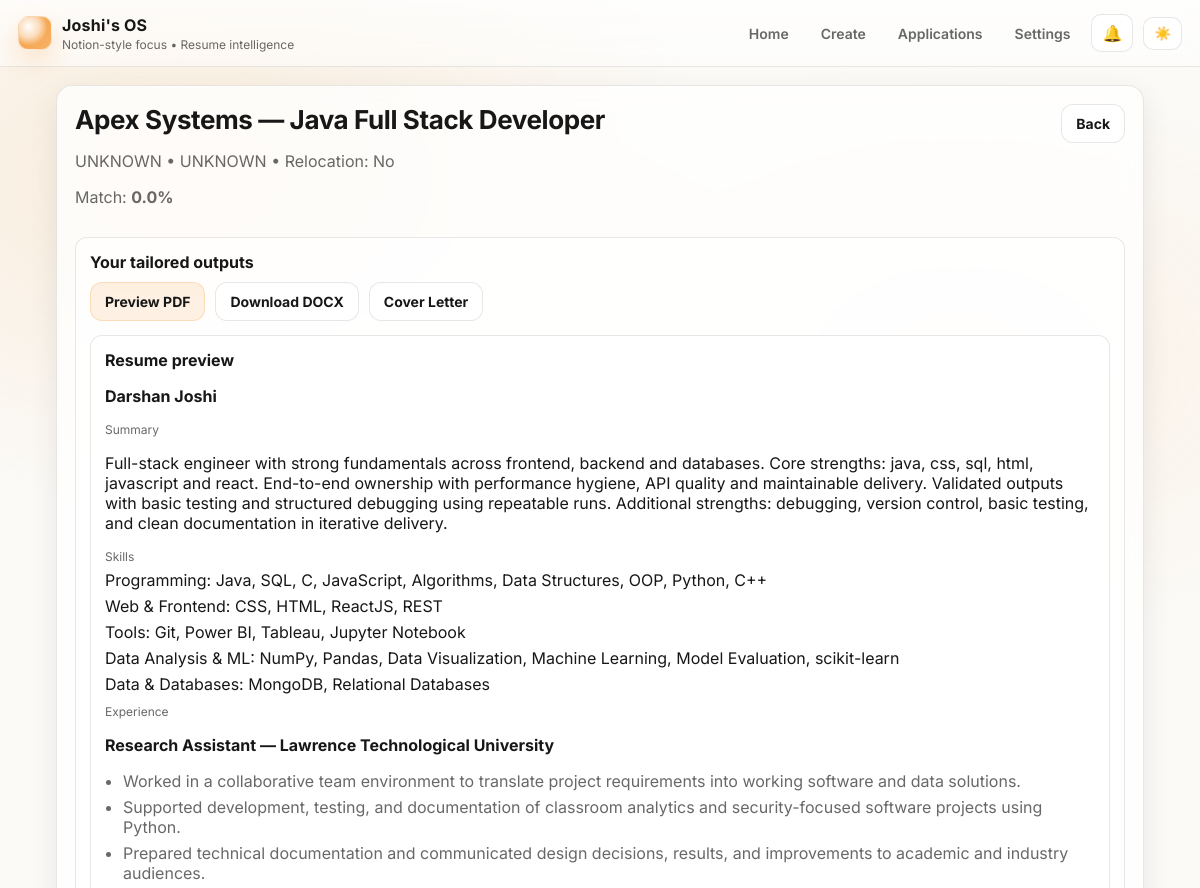
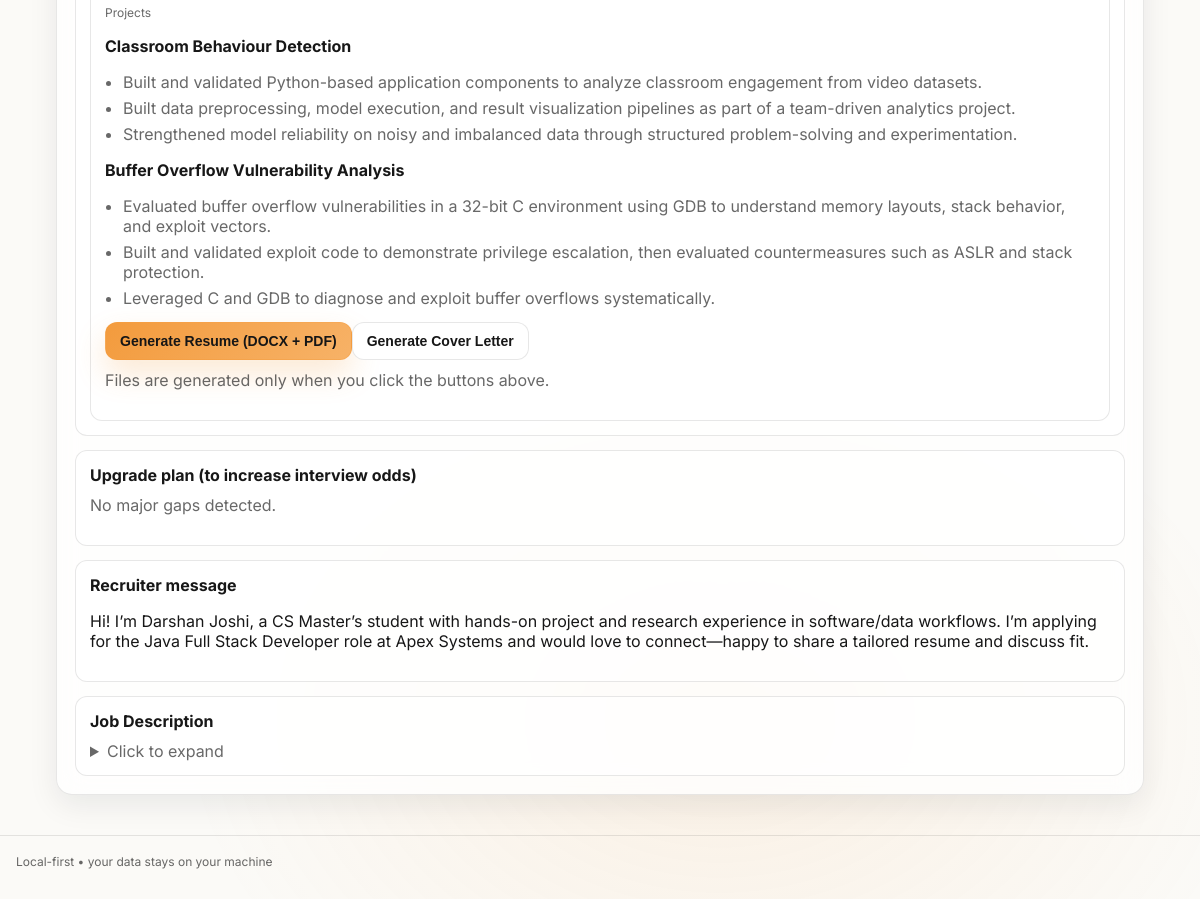
/application/1, run on the app's committed database (2 pictures, top to bottom).
### tables this page shows
CREATE TABLE applications (
        id INTEGER PRIMARY KEY AUTOINCREMENT,
        company TEXT NOT NULL,
        role_title TEXT NOT NULL,
        role_family TEXT NOT NULL,
        jd_text TEXT NOT NULL,
        match_score REAL NOT NULL,
        created_at TEXT NOT NULL,
        resume_docx_path TEXT,
        resume_pdf_path TEXT,
        cover_letter_path TEXT,
        recruiter_msg TEXT
    , status TEXT DEFAULT 'CREATED', report_path TEXT, job_location TEXT DEFAULT '', work_mode TEXT DEFAULT 'UNKNOWN', relocation_required INTEGER DEFAULT 0, followup_date TEXT DEFAULT '', notes TEXT DEFAULT '', report_json TEXT DEFAULT '');

### app.py (the view)
@app.get("/application/{app_id}", response_class=HTMLResponse)
def application_detail(request: Request, app_id: int):
    conn = get_conn()
    cur = conn.cursor()
    cur.execute(
        """
        SELECT
            id, company, role_title, role_family, jd_text, match_score, created_at,
            job_location, work_mode, relocation_required,
            status, followup_date,
            resume_docx_path, resume_pdf_path, cover_letter_path,
            recruiter_msg, report_json
        FROM applications
        WHERE id = ?
        LIMIT 1
        """,
        (app_id,),
    )
    row = cur.fetchone()
    conn.close()
    if not row:
        return PlainTextResponse("Application not found.", status_code=404)
    app_obj = {
        "id": row[0],
        "company": row[1] or "Unknown",
        "role_title": row[2] or "Unknown Role",
        "role_family": row[3] or "",
        "jd_text": row[4] or "",
        "match_score": round(float(row[5] or 0), 1),
        "created_at": row[6] or "",
        "job_location": row[7] or "",
        "work_mode": row[8] or "UNKNOWN",
        "relocation_required": bool(row[9] or 0),
        "status": row[10] or "APPLIED",
        "followup_date": row[11] or "",
        "resume_docx_path": row[12] or "",
        "resume_pdf_path": row[13] or "",
        "cover_letter_path": row[14] or "",
        "recruiter_msg": row[15] or "",
    }
    report_raw = row[16] or "{}"
    try:
        report = json.loads(report_raw)
        if not isinstance(report, dict):
            report = {}
    except Exception:
        report = {}
    profile = _effective_profile()
    jd_struct = report.get("jd_extract") or extract_jd_structured(app_obj["jd_text"])
    try:
        preview_blocks = make_resume_text_blocks(
            profile,
            app_obj.get("role_family", "") or "",
            bridge_info={},  # preview doesn't need bridging
            jd_text=app_obj.get("jd_text", ""),
            template_sections=None,
            selected_projects=None,
            jd_struct=jd_struct,
        )
    except Exception:
        preview_blocks = {}
    report.setdefault("matched_skills", report.get("matched_skills", []) or [])
    report.setdefault("missing_terms", report.get("missing_terms", []) or [])
    report.setdefault("recruiter_variants", report.get("recruiter_variants", []) or [])
    report.setdefault("learning_plan", report.get("learning_plan", []) or [])
    report.setdefault("suggested_roles", report.get("suggested_roles", []) or [])
    ctx = {
        "request": request,
        "title": f"{app_obj['company']} — {app_obj['role_title']}",
        "app": app_obj,
        "report": report,
        "preview": preview_blocks,
    }
    ctx.update(_common_context())
    return templates.TemplateResponse("application_detail.html", ctx)

### templates/application_detail.html (shortened to what this page needs)
{% extends "base.html" %}
{% block content %}
<section class="card">
    <div class="row between" style="align-items:flex-start;">
        <div>
            <h1 class="h1">{{ app.company }} — {{ app.role_title }}</h1>
            <p class="muted">
                {{ app.work_mode }} • {{ app.job_location if app.job_location else "UNKNOWN" }} •
                Relocation: {{ "Yes" if app.relocation_required else "No" }}
            </p>
            <p class="muted">Match: <b>{{ app.match_score }}%</b></p>
        </div>
        <a class="btn ghost" href="/applications">Back</a>
    </div>
    <div class="panel" style="margin-top:14px;">
        <div class="panel-title">Your tailored outputs</div>
        <div class="row wrap" style="margin-top:10px; gap:10px;">
            <a class="btn secondary" href="/application/{{ app.id }}/pdf">Preview PDF</a>
            {% if app.resume_docx_path %}
            <a class="btn ghost" href="/download?path={{ app.resume_docx_path|urlencode }}">Download DOCX</a>
            {% endif %}
            {% if app.cover_letter_path %}
            <a class="btn ghost" href="/download?path={{ app.cover_letter_path|urlencode }}">Cover Letter</a>
            {% endif %}
        </div>
        <div class="panel" style="margin-top:14px;">
            <div class="panel-title">Resume preview</div>
            {% if preview and preview.basics %}
            <p class="small"><b>{{ preview.basics.name }}</b></p>
            {% if preview.summary %}
            <div class="tiny muted" style="margin-top:10px;">Summary</div>
            <p class="small">{{ preview.summary }}</p>
            {% endif %}
            {% if preview.skills_lines and preview.skills_lines|length > 0 %}
            <div class="tiny muted" style="margin-top:10px;">Skills</div>
            {% for line in preview.skills_lines %}
            <p class="small" style="margin:6px 0;">{{ line }}</p>
            {% endfor %}
            {% endif %}
            {% if preview.experience and preview.experience|length > 0 %}
            <div class="tiny muted" style="margin-top:10px;">Experience</div>
            {% for e in preview.experience %}
            {% if e.title or e.company %}
            <p class="small"><b>{{ e.title }}{% if e.company %} — {{ e.company }}{% endif %}</b></p>
            {% endif %}
            {% if e.bullets %}
            <ul class="list">
                {% for b in e.bullets %}
                <li>{{ b }}</li>
                {% endfor %}
            </ul>
            {% endif %}
            {% endfor %}
            {% endif %}
            {% if preview.projects and preview.projects|length > 0 %}
            <div class="tiny muted" style="margin-top:10px;">Projects</div>
            {% for p in preview.projects %}
            <p class="small"><b>{{ p.name }}</b>{% if p.tech %} — {{ p.tech }}{% endif %}</p>
            {% if p.bullets %}
            <ul class="list">
                {% for b in p.bullets %}
                <li>{{ b }}</li>
                {% endfor %}
            </ul>
            {% endif %}
            {% endfor %}
            {% endif %}
            <div class="row wrap" style="margin-top:14px;">
                <form method="post" action="/application/{{ app.id }}/generate-resume">
                    <button class="btn primary" type="submit">Generate Resume (DOCX + PDF)</button>
                </form>
                <form method="post" action="/application/{{ app.id }}/generate-cover">
                    <button class="btn ghost" type="submit">Generate Cover Letter</button>
                </form>
            </div>
            <p class="muted small" style="margin-top:10px;">
                Files are generated only when you click the buttons above.
            </p>
            {% else %}
            <p class="muted small">Preview not available.</p>
            {% endif %}
        </div>
    </div>
    {% set plan = report.learning_plan if report.learning_plan else [] %}
    <div class="panel" style="margin-top:14px;">
        <div class="panel-title">Upgrade plan (to increase interview odds)</div>
        {% if plan and plan|length > 0 %}
        <ul class="list" style="margin-top:10px;">
            {% for t in plan %}
            <li>{{ t }}</li>
            {% endfor %}
        </ul>
        {% else %}
        <p class="muted small" style="margin-top:10px;">No major gaps detected.</p>
        {% endif %}
    </div>
    {% set roles = report.suggested_roles if report.suggested_roles else [] %}
    <div class="panel" style="margin-top:14px;">
        <div class="panel-title">Recruiter message</div>
        {% if app.recruiter_msg %}
        <p class="small" style="white-space:pre-wrap;">{{ app.recruiter_msg }}</p>
        {% else %}
        <p class="muted small">No recruiter message saved yet.</p>
        {% endif %}
    </div>
    <div class="panel" style="margin-top:14px;">
        <div class="panel-title">Job Description</div>
        <details>
            <summary class="muted">Click to expand</summary>
        </details>
    </div>
</section>
{% endblock %}

### templates/base.html (shortened to what this page needs)
<!doctype html>
<html lang="en" data-theme="light">
<head>
    <link rel="stylesheet" href="/static/styles.css" />
</head>
<body>
    <div class="bg"></div>
    <header class="topbar">
        <div class="topbar-left">
            <a class="brand" href="/">
                <div class="brand-logo"></div>
                <div class="brand-text">
                    <div class="brand-title">Joshi's OS</div>
                    <div class="brand-sub">Notion-style focus • Resume intelligence</div>
                </div>
            </a>
        </div>
        <nav class="topbar-right desktop-only">
            <a class="nav-link {% if title=='Home' %}active{% endif %}" href="/">Home</a>
            <a class="nav-link {% if title=='Create' %}active{% endif %}" href="/new">Create</a>
            <a class="nav-link {% if title=='Applications' %}active{% endif %}" href="/applications">Applications</a>
            <a class="nav-link {% if title=='Settings' %}active{% endif %}" href="/settings">Settings</a>
            <a class="nav-icon" href="/notifications" title="Notifications">
                🔔
            </a>
            <button class="nav-icon" id="themeToggle" type="button" title="Toggle theme">🌙</button>
        </nav>
    </header>
    <main class="shell">
        {% block content %}{% endblock %}
    </main>
    <footer class="footer">
        <div class="tiny">Local-first • your data stays on your machine</div>
    </footer>
</body>
</html>

### static/styles.css (style rules this page uses)
:root { --bg: #fbfaf7; --panel: rgba(255, 255, 255, .78); --panelSolid: #ffffff; --text: #171717; --muted: rgba(23, 23, 23, .65); --border: rgba(23, 23, 23, .10); --shadow: 0 10px 30px rgba(17, 24, 39, .08); --accent: #f39b3d; --accent2: #f7b267; --accentSoft: rgba(243, 155, 61, .14); --radius: 16px; --radius2: 12px; }
* { box-sizing: border-box; }
body { margin: 0; font-family: Inter, system-ui, -apple-system, Segoe UI, Roboto, Arial, sans-serif; color: var(--text); background: var(--bg); }
.bg { position: fixed; inset: 0; background: radial-gradient(900px 550px at 15% 10%, var(--accentSoft), transparent 60%), radial-gradient(800px 500px at 80% 20%, rgba(247, 178, 103, .12), transparent 60%), radial-gradient(900px 650px at 60% 90%, rgba(243, 155, 61, .10), transparent 60%); pointer-events: none; z-index: -1; }
.desktop-only { display: none; }
@media (min-width: 900px) { .desktop-only { display: flex; } }
.topbar { position: sticky; top: 0; z-index: 10; backdrop-filter: blur(12px); background: linear-gradient(to bottom, rgba(255, 255, 255, .72), rgba(255, 255, 255, .45)); border-bottom: 1px solid var(--border); }
.topbar { display: flex; align-items: center; justify-content: space-between; padding: 14px 18px; }
.topbar-left { display: flex; align-items: center; gap: 12px; }
.brand { display: flex; align-items: center; gap: 10px; text-decoration: none; color: inherit; }
.brand-logo { width: 34px; height: 34px; border-radius: 10px; background: radial-gradient(circle at 30% 30%, #fff, rgba(255, 255, 255, .6) 35%, transparent 60%), linear-gradient(135deg, var(--accent), var(--accent2)); box-shadow: 0 10px 25px rgba(243, 155, 61, .24); border: 1px solid rgba(255, 255, 255, .5); }
.brand-title { font-weight: 700; letter-spacing: .2px; }
.brand-sub { font-size: 12px; color: var(--muted); margin-top: 2px; }
.topbar-right { align-items: center; gap: 10px; }
.nav-link { text-decoration: none; color: var(--muted); font-weight: 600; font-size: 14px; padding: 8px 10px; border-radius: 10px; border: 1px solid transparent; }
.nav-icon { position: relative; border: 1px solid var(--border); background: var(--panel); color: var(--text); border-radius: 10px; padding: 8px 10px; cursor: pointer; text-decoration: none; }
.shell { max-width: 1120px; margin: 18px auto 40px; padding: 0 16px; }
.footer { padding: 18px 16px 30px; border-top: 1px solid var(--border); color: var(--muted); }
.tiny { font-size: 12px; color: var(--muted); }
.muted { color: var(--muted); }
.card { background: var(--panel); border: 1px solid var(--border); border-radius: var(--radius); padding: 18px; box-shadow: var(--shadow); backdrop-filter: blur(14px); }
.h1 { margin: 0; font-size: 26px; letter-spacing: -0.4px; }
.row { display: flex; align-items: center; }
.between { justify-content: space-between; }
.wrap { flex-wrap: wrap; }
.panel { background: rgba(255, 255, 255, .65); border: 1px solid var(--border); border-radius: var(--radius2); padding: 14px; }
.panel-title { font-weight: 700; margin-bottom: 10px; }
.list { margin: 0; padding-left: 18px; }
.list li { margin: 6px 0; color: var(--muted); }
.btn { display: inline-flex; align-items: center; justify-content: center; gap: 8px; border-radius: 12px; padding: 10px 14px; font-weight: 700; font-size: 14px; border: 1px solid var(--border); background: var(--panelSolid); color: var(--text); text-decoration: none; cursor: pointer; }
.btn.primary { background: linear-gradient(135deg, var(--accent), var(--accent2)); border-color: rgba(243, 155, 61, .35); color: #161616; box-shadow: 0 14px 30px rgba(243, 155, 61, .22); }
.btn.secondary { background: rgba(243, 155, 61, .14); border-color: rgba(243, 155, 61, .25); }

### data on the page
applications: company "Apex Systems", role_title "Java Full Stack Developer", work_mode "UNKNOWN", job_location "UNKNOWN", relocation_required "No", match_score "0.0", recruiter_msg "Hi! I’m Darshan Joshi, a CS Master’s student with hands-on project and research experience in software/data workflows. I’m applying for the Java Full Stack Developer role at Apex Systems and would love to connect—happy to share a tailored resume and discuss fit."

### other printed values
{{ preview.basics.name }} "Darshan Joshi"
{{ line }} "Programming: Java, SQL, C, JavaScript, Algorithms, Data Structures, OOP, Python, C++" "Web & Frontend: CSS, HTML, ReactJS, REST" "Tools: Git, Power BI, Tableau, Jupyter Notebook" "Data Analysis & ML: NumPy, Pandas, Data Visualization, Machine Learning, Model Evaluation, scikit-learn" "Data & Databases: MongoDB, Relational Databases"
{{ e.title }} "Research Assistant"
{{ e.company }} "Lawrence Technological University"
{{ b }} "Worked in a collaborative team environment to translate project requirements into working software and data solutions." "Supported development, testing, and documentation of classroom analytics and security-focused software projects using Python." "Prepared technical documentation and communicated design decisions, results, and improvements to academic and industry audiences."
{{ p.name }} "Classroom Behaviour Detection" "Buffer Overflow Vulnerability Analysis"
{{ b }} "Built and validated Python-based application components to analyze classroom engagement from video datasets." "Built data preprocessing, model execution, and result visualization pipelines as part of a team-driven analytics project." "Strengthened model reliability on noisy and imbalanced data through structured problem-solving and experimentation." "Evaluated buffer overflow vulnerabilities in a 32-bit C environment using GDB to understand memory layouts, stack behavior, and exploit vectors." "Built and validated exploit code to demonstrate privilege escalation, then evaluated countermeasures such as ASLR and stack protection." "Leveraged C and GDB to diagnose and exploit buffer overflows systematically."
